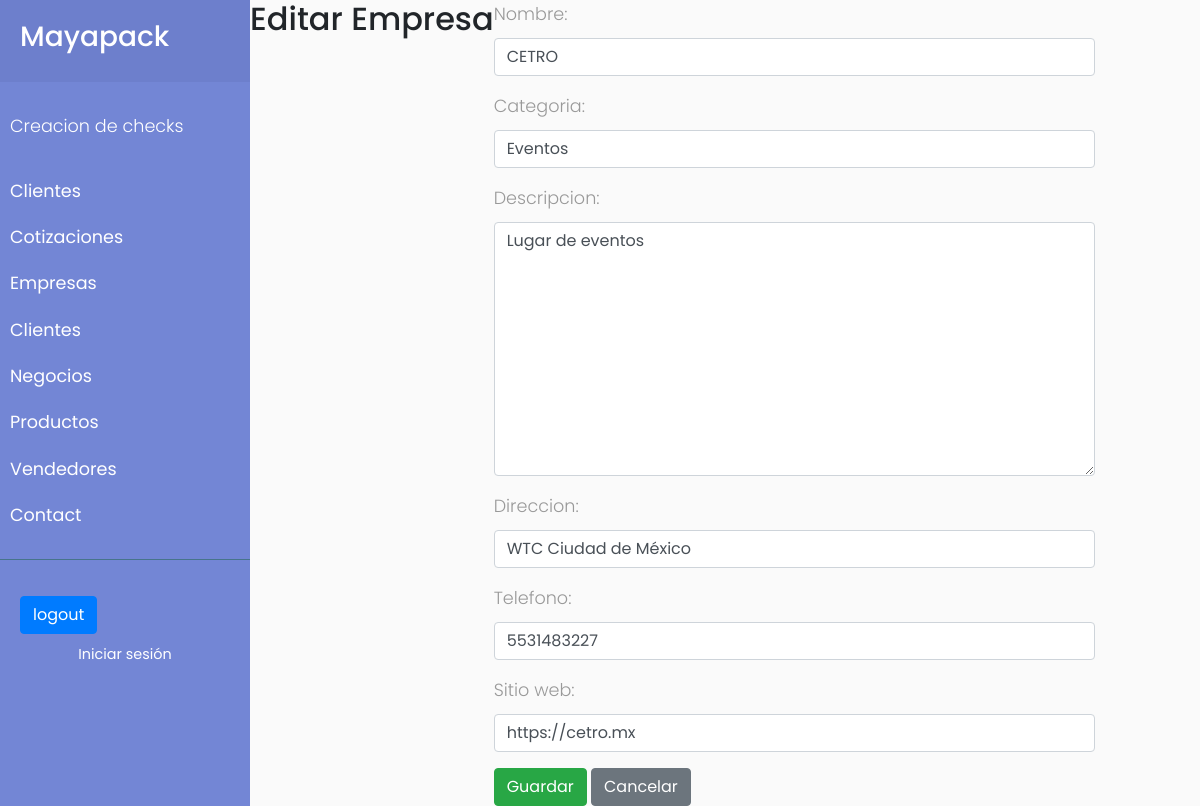
Page /empresas/2/update/ on the committed database.
### empresas/models.py (models this page shows, shortened)
class Empresa(models.Model):
    nombre = models.CharField(max_length=255)
    categoria = models.CharField(max_length=100)
    descripcion = models.TextField(blank=True, null=True)
    direccion = models.CharField(max_length=255)
    telefono = models.CharField(max_length=15)
    sitio_web = models.URLField(blank=True, null=True)

### empresas/views.py (the view)
# urls.py: path('empresas/<int:pk>/update/', views.empresa_update, name='empresa_update'),
def empresa_update(request, pk):
    empresa = get_object_or_404(Empresa, pk=pk)
    if request.method == 'POST':
        form = EmpresaForm(request.POST, instance=empresa)
        if form.is_valid():
            form.save()
            return redirect('empresa_list')
    else:
        form = EmpresaForm(instance=empresa)
    return render(request, 'empresas/empresa_form.html', {'form': form})

### empresas/forms.py
class EmpresaForm(forms.ModelForm):
    class Meta:
        model = Empresa
        fields = '__all__'
        widgets = {
            'nombre': forms.TextInput(attrs={'class': 'form-control'}),
            'categoria': forms.TextInput(attrs={'class': 'form-control'}),
            'descripcion': forms.Textarea(attrs={'class': 'form-control'}),
            'direccion': forms.TextInput(attrs={'class': 'form-control'}),
            'telefono': forms.TextInput(attrs={'class': 'form-control'}),
            'sitio_web': forms.URLInput(attrs={'class': 'form-control'}),
        }

### empresas/templates/empresas/empresa_form.html (shortened to what this page needs)
{% extends 'base.html' %}
{% block content %}
<h2>{{ form.instance.pk|yesno:"Editar,Crear" }} {{ form.instance.pk|yesno:"Empresa,Cliente" }}</h2>
<form method="POST">
    {{ form.as_p }}
    <button type="submit" class="btn btn-success">Guardar</button>
    <a href="{% if form.instance.pk %}{% url 'empresa_list' %}{% else %}{% url 'cliente_list' %}{% endif %}" class="btn btn-secondary">Cancelar</a>
</form>
{% endblock %}

### cotizaciones/static/cotizaciones/css/sidemenu.css (style rules this page uses)
body { font-family: 'Poppins', sans-serif; background: #fafafa; }
p { font-family: 'Poppins', sans-serif; font-size: 1.1em; font-weight: 300; line-height: 1.7em; color: #999; }
a, a:hover, a:focus { color: inherit; text-decoration: none; transition: all 0.3s; }

### rows in the picture
Empresa: nombre "CETRO", categoria "Eventos", descripcion "Lugar de eventos", direccion "WTC Ciudad de México", telefono "5531483227", sitio_web "https://cetro.mx"
